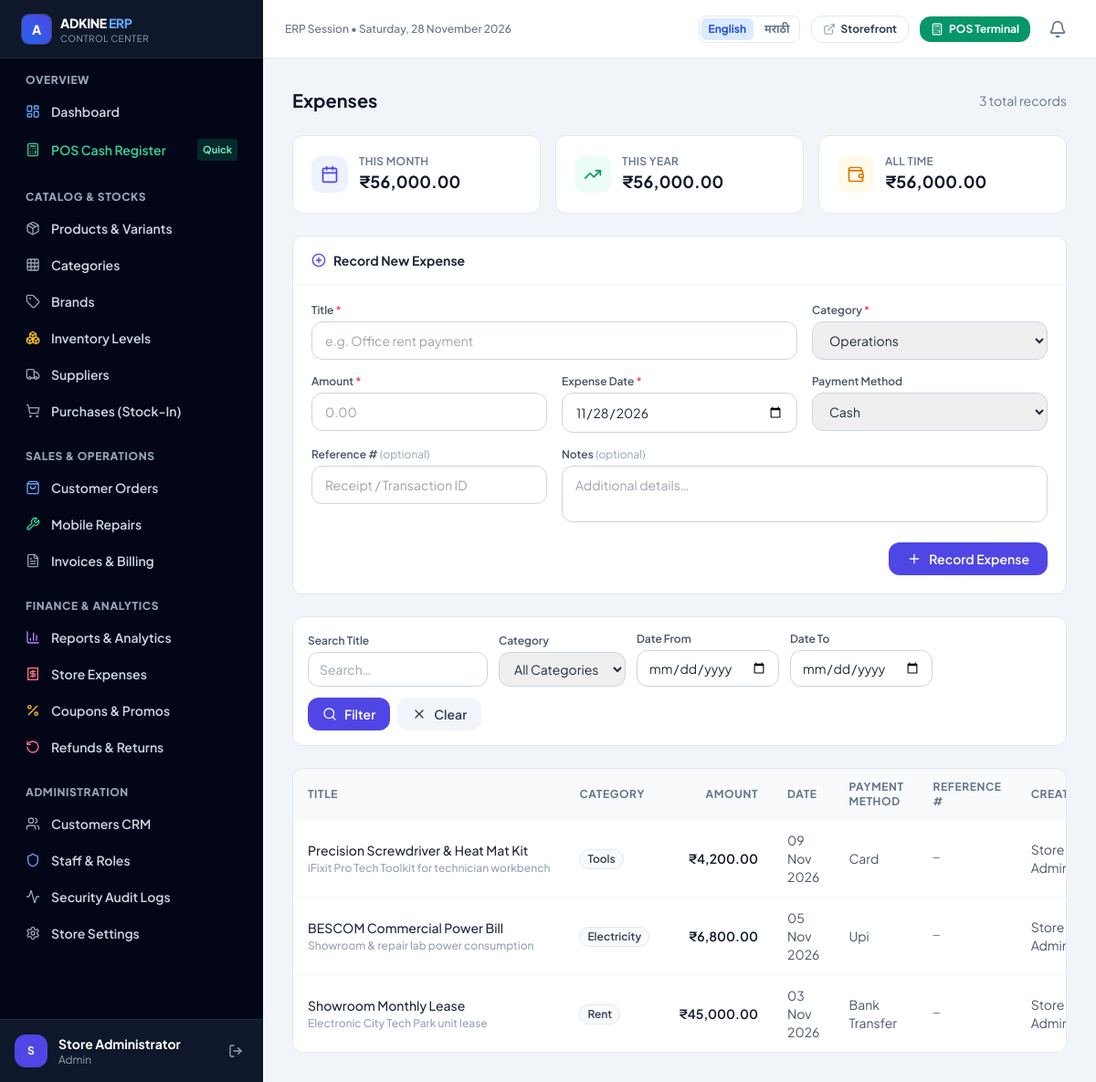
The page /admin/expenses.php (signed in) on the database its author committed.
### tables this page shows
CREATE TABLE `expenses` (
  `id` int(10) UNSIGNED NOT NULL,
  `category` enum('rent','electricity','salaries','marketing','equipment','tools','repair_parts','maintenance','other') NOT NULL,
  `title` varchar(200) NOT NULL,
  `amount` decimal(12,2) NOT NULL,
  `payment_method` enum('cash','bank_transfer','upi','card') NOT NULL DEFAULT 'cash',
  `expense_date` date NOT NULL,
  `notes` text DEFAULT NULL,
  `receipt_image` varchar(255) DEFAULT NULL,
  `created_by` int(10) UNSIGNED DEFAULT NULL,
  `created_at` timestamp NULL DEFAULT current_timestamp()
);

CREATE TABLE `users` (
  `id` int(10) UNSIGNED NOT NULL,
  `role_id` int(10) UNSIGNED NOT NULL,
  `full_name` varchar(150) NOT NULL,
  `email` varchar(191) NOT NULL,
  `phone` varchar(20) DEFAULT NULL,
  `password_hash` varchar(255) NOT NULL,
  `status` enum('active','pending_otp','suspended') DEFAULT 'active',
  `email_verified_at` timestamp NULL DEFAULT NULL,
  `avatar` varchar(255) DEFAULT NULL,
  `created_at` timestamp NULL DEFAULT current_timestamp(),
  `updated_at` timestamp NULL DEFAULT current_timestamp() ON UPDATE current_timestamp()
);

### includes/db.php (called while the page is built, shortened)
<?php
function db(): mysqli
{
    static $conn = null;
    if ($conn === null) {
        $conn = new mysqli(DB_HOST, DB_USER, DB_PASS, DB_NAME, DB_PORT);
        $conn->set_charset(DB_CHARSET);
    }
    return $conn;
}
function _db_execute(string $sql, array $params): mysqli_stmt
{
    $stmt = db()->prepare($sql);
    if (!empty($params)) {
        $stmt->execute(array_values($params));
    } else {
        $stmt->execute();
    }
    return $stmt;
}
function db_fetch_all(string $sql, array $params = []): array
{
    $stmt   = _db_execute($sql, $params);
    $result = $stmt->get_result();
    $rows   = $result->fetch_all(MYSQLI_ASSOC);
    return $rows;
}
function db_fetch_value(string $sql, array $params = []): mixed
{
    $stmt   = _db_execute($sql, $params);
    $result = $stmt->get_result();
    $row    = $result->fetch_array(MYSQLI_NUM);
    return $row[0] ?? null;
}

### admin/expenses.php (the view, shortened to what this page needs)
<?php
require_once __DIR__ . '/../includes/admin-header.php';
$page       = max(1, (int)($_GET['page'] ?? 1));
$per_page   = 20;
$offset     = ($page - 1) * $per_page;
$filter_date_from = trim($_GET['date_from'] ?? '');
$filter_date_to   = trim($_GET['date_to'] ?? '');
$filter_search    = trim($_GET['search'] ?? '');
$where  = [];
$params = [];
$where_sql = $where ? 'WHERE ' . implode(' AND ', $where) : '';
$total_rows  = (int)db_fetch_value("SELECT COUNT(*) FROM expenses $where_sql", $params);
$expenses = db_fetch_all(
    "SELECT e.*, u.full_name AS creator_name
       FROM expenses e
  LEFT JOIN users u ON u.id = e.created_by
     $where_sql
  ORDER BY e.expense_date DESC, e.created_at DESC
     LIMIT $per_page OFFSET $offset",
    $params
);
$month_total = (float)db_fetch_value(
    "SELECT COALESCE(SUM(amount),0) FROM expenses WHERE MONTH(expense_date)=MONTH(NOW()) AND YEAR(expense_date)=YEAR(NOW())"
);
$year_total = (float)db_fetch_value(
    "SELECT COALESCE(SUM(amount),0) FROM expenses WHERE YEAR(expense_date)=YEAR(NOW())"
);
$all_time_total = (float)db_fetch_value("SELECT COALESCE(SUM(amount),0) FROM expenses");
function expense_category_badge(string $cat): string {
    $map = [
        'operations'  => 'border-blue-200 bg-blue-50 text-blue-700',
        'marketing'   => 'border-purple-200 bg-purple-50 text-purple-700',
        'utilities'   => 'border-amber-200 bg-amber-50 text-amber-700',
        'maintenance' => 'border-emerald-200 bg-emerald-50 text-emerald-700',
        'repairs'     => 'border-orange-200 bg-orange-50 text-orange-700',
        'salary'      => 'border-indigo-200 bg-indigo-50 text-indigo-700',
        'other'       => 'border-slate-200 bg-slate-50 text-slate-700',
    ];
    $cls = $map[$cat] ?? $map['other'];
    return '<span class="inline-flex items-center px-2 py-0.5 rounded-full text-xs font-semibold border ' . $cls . '">' . htmlspecialchars(ucfirst($cat), ENT_QUOTES) . '</span>';
}
$categories = ['operations', 'marketing', 'utilities', 'maintenance', 'repairs', 'salary', 'other'];
?>
<div class="space-y-6">
  <div class="flex items-center justify-between">
    <h1 class="text-xl font-bold text-slate-900">Expenses</h1>
    <span class="text-sm text-slate-500"><?= $total_rows ?> total records</span>
  </div>
  <div class="grid grid-cols-1 sm:grid-cols-3 gap-4">
    <div class="bg-white rounded-xl border border-slate-200 shadow-xs p-5">
      <div class="flex items-center gap-3">
        <span class="inline-flex items-center justify-center w-10 h-10 rounded-xl bg-indigo-50">
          <i data-lucide="calendar" class="w-5 h-5 text-indigo-600"></i>
        </span>
        <div>
          <p class="text-xs text-slate-500 font-semibold uppercase tracking-wide">This Month</p>
          <p class="text-lg font-bold text-slate-900"><?= format_currency($month_total) ?></p>
        </div>
      </div>
    </div>
    <div class="bg-white rounded-xl border border-slate-200 shadow-xs p-5">
      <div class="flex items-center gap-3">
        <span class="inline-flex items-center justify-center w-10 h-10 rounded-xl bg-emerald-50">
          <i data-lucide="trending-up" class="w-5 h-5 text-emerald-600"></i>
        </span>
        <div>
          <p class="text-xs text-slate-500 font-semibold uppercase tracking-wide">This Year</p>
          <p class="text-lg font-bold text-slate-900"><?= format_currency($year_total) ?></p>
        </div>
      </div>
    </div>
    <div class="bg-white rounded-xl border border-slate-200 shadow-xs p-5">
      <div class="flex items-center gap-3">
        <span class="inline-flex items-center justify-center w-10 h-10 rounded-xl bg-amber-50">
          <i data-lucide="wallet" class="w-5 h-5 text-amber-600"></i>
        </span>
        <div>
          <p class="text-xs text-slate-500 font-semibold uppercase tracking-wide">All Time</p>
          <p class="text-lg font-bold text-slate-900"><?= format_currency($all_time_total) ?></p>
        </div>
      </div>
    </div>
  </div>
  <div class="bg-white rounded-xl border border-slate-200 shadow-xs overflow-hidden">
    <div class="px-5 py-4 border-b border-slate-100 flex items-center gap-2">
      <i data-lucide="plus-circle" class="w-4 h-4 text-indigo-600"></i>
      <span class="font-bold text-slate-800 text-sm">Record New Expense</span>
    </div>
    <form method="POST" action="<?= url('admin/expenses.php') ?>" class="p-5">
      <div class="grid grid-cols-1 md:grid-cols-2 lg:grid-cols-3 gap-4">
        <div class="lg:col-span-2">
          <label class="block text-xs font-semibold text-slate-600 mb-1">Title <span class="text-rose-500">*</span></label>
          <input type="text" name="title" required placeholder="e.g. Office rent payment"
                 class="w-full rounded-xl border border-slate-300 px-3.5 py-2.5 text-sm focus:border-indigo-600 focus:ring-1 focus:ring-indigo-600 outline-none">
        </div>
        <div>
          <label class="block text-xs font-semibold text-slate-600 mb-1">Category <span class="text-rose-500">*</span></label>
          <select name="category" class="w-full rounded-xl border border-slate-300 px-3.5 py-2.5 text-sm focus:border-indigo-600 focus:ring-1 focus:ring-indigo-600 outline-none">
            <?php foreach ($categories as $cat): ?>
              <option value="<?= $cat ?>"><?= ucfirst($cat) ?></option>
            <?php endforeach; ?>
          </select>
        </div>
        <div>
          <label class="block text-xs font-semibold text-slate-600 mb-1">Amount <span class="text-rose-500">*</span></label>
          <input type="number" name="amount" required min="0.01" step="0.01" placeholder="0.00"
                 class="w-full rounded-xl border border-slate-300 px-3.5 py-2.5 text-sm focus:border-indigo-600 focus:ring-1 focus:ring-indigo-600 outline-none">
        </div>
        <div>
          <label class="block text-xs font-semibold text-slate-600 mb-1">Expense Date <span class="text-rose-500">*</span></label>
          <input type="date" name="expense_date" required value="<?= date('Y-m-d') ?>"
                 class="w-full rounded-xl border border-slate-300 px-3.5 py-2.5 text-sm focus:border-indigo-600 focus:ring-1 focus:ring-indigo-600 outline-none">
        </div>
        <div>
          <label class="block text-xs font-semibold text-slate-600 mb-1">Payment Method</label>
          <select name="payment_method" class="w-full rounded-xl border border-slate-300 px-3.5 py-2.5 text-sm focus:border-indigo-600 focus:ring-1 focus:ring-indigo-600 outline-none">
            <option value="cash">Cash</option>
          </select>
        </div>
        <div>
          <label class="block text-xs font-semibold text-slate-600 mb-1">Reference # <span class="text-slate-400 font-normal">(optional)</span></label>
          <input type="text" name="reference_number" placeholder="Receipt / Transaction ID"
                 class="w-full rounded-xl border border-slate-300 px-3.5 py-2.5 text-sm focus:border-indigo-600 focus:ring-1 focus:ring-indigo-600 outline-none">
        </div>
        <div class="lg:col-span-2">
          <label class="block text-xs font-semibold text-slate-600 mb-1">Notes <span class="text-slate-400 font-normal">(optional)</span></label>
          <textarea name="notes" rows="2" placeholder="Additional details…"
                    class="w-full rounded-xl border border-slate-300 px-3.5 py-2.5 text-sm focus:border-indigo-600 focus:ring-1 focus:ring-indigo-600 outline-none resize-none"></textarea>
        </div>
      </div>
      <div class="mt-4 flex justify-end">
        <button type="submit"
                class="inline-flex items-center gap-2 rounded-xl bg-indigo-600 px-5 py-2 text-sm font-semibold text-white hover:bg-indigo-700 transition">
          <i data-lucide="plus" class="w-4 h-4"></i>
          Record Expense
        </button>
      </div>
    </form>
  </div>
  <form method="GET" action="<?= url('admin/expenses.php') ?>"
        class="bg-white rounded-xl border border-slate-200 shadow-xs p-4 flex flex-wrap gap-3 items-end">
    <div>
      <label class="block text-xs font-semibold text-slate-600 mb-1">Search Title</label>
      <input type="text" name="search" value="<?= e($filter_search) ?>" placeholder="Search…"
             class="rounded-xl border border-slate-300 px-3 py-2 text-sm focus:border-indigo-600 focus:ring-1 focus:ring-indigo-600 outline-none">
    </div>
    <div>
      <label class="block text-xs font-semibold text-slate-600 mb-1">Category</label>
      <select name="category" class="rounded-xl border border-slate-300 px-3 py-2 text-sm focus:border-indigo-600 focus:ring-1 focus:ring-indigo-600 outline-none">
        <option value="">All Categories</option>
      </select>
    </div>
    <div>
      <label class="block text-xs font-semibold text-slate-600 mb-1">Date From</label>
      <input type="date" name="date_from" value="<?= e($filter_date_from) ?>"
             class="rounded-xl border border-slate-300 px-3 py-2 text-sm focus:border-indigo-600 focus:ring-1 focus:ring-indigo-600 outline-none">
    </div>
    <div>
      <label class="block text-xs font-semibold text-slate-600 mb-1">Date To</label>
      <input type="date" name="date_to" value="<?= e($filter_date_to) ?>"
             class="rounded-xl border border-slate-300 px-3 py-2 text-sm focus:border-indigo-600 focus:ring-1 focus:ring-indigo-600 outline-none">
    </div>
    <div class="flex gap-2">
      <button type="submit"
              class="inline-flex items-center gap-2 rounded-xl bg-indigo-600 px-4 py-2 text-sm font-semibold text-white hover:bg-indigo-700 transition">
        <i data-lucide="search" class="w-4 h-4"></i> Filter
      </button>
      <a href="<?= url('admin/expenses.php') ?>"
         class="inline-flex items-center gap-2 rounded-xl bg-slate-100 px-4 py-2 text-sm font-semibold text-slate-700 hover:bg-slate-200 transition">
        <i data-lucide="x" class="w-4 h-4"></i> Clear
      </a>
    </div>
  </form>
  <div class="overflow-x-auto rounded-xl border border-slate-200 bg-white shadow-xs">
    <table class="min-w-full text-sm">
      <thead>
        <tr class="bg-slate-50 text-xs uppercase tracking-wider text-slate-500 font-bold">
          <th class="px-4 py-3 text-left">Title</th>
          <th class="px-4 py-3 text-left">Category</th>
          <th class="px-4 py-3 text-right">Amount</th>
          <th class="px-4 py-3 text-left">Date</th>
          <th class="px-4 py-3 text-left">Payment Method</th>
          <th class="px-4 py-3 text-left">Reference #</th>
          <th class="px-4 py-3 text-left">Created By</th>
        </tr>
      </thead>
      <tbody class="divide-y divide-slate-100">
        <?php if (empty($expenses)): ?>
          <tr>
            <td colspan="8" class="px-4 py-10 text-center text-slate-400 text-sm">No expenses found.</td>
          </tr>
        <?php else: ?>
          <?php foreach ($expenses as $exp): ?>
            <tr class="hover:bg-slate-50 transition-colors">
              <td class="px-4 py-3 font-medium text-slate-800">
                <?= e($exp['title']) ?>
                <?php if ($exp['notes']): ?>
                  <p class="text-xs text-slate-400 mt-0.5 truncate max-w-xs"><?= e($exp['notes']) ?></p>
                <?php endif; ?>
              </td>
              <td class="px-4 py-3"><?= expense_category_badge($exp['category']) ?></td>
              <td class="px-4 py-3 text-right font-semibold text-slate-900"><?= format_currency($exp['amount']) ?></td>
              <td class="px-4 py-3 text-slate-600"><?= e(date('d M Y', strtotime($exp['expense_date']))) ?></td>
              <td class="px-4 py-3 capitalize text-slate-600"><?= e(str_replace('_', ' ', $exp['payment_method'])) ?></td>
              <td class="px-4 py-3 text-slate-500 font-mono text-xs"><?= !empty($exp['reference_number']) ? e($exp['reference_number']) : '—' ?></td>
              <td class="px-4 py-3 text-slate-600"><?= e($exp['creator_name'] ?? '—') ?></td>
            </tr>
          <?php endforeach; ?>
        <?php endif; ?>
      </tbody>
    </table>
  </div>
</div>
<?php require_once __DIR__ . '/../includes/admin-footer.php'; ?>

### includes/admin-header.php (style rules this page uses)
body { font-family: 'Plus Jakarta Sans', 'Noto Sans Devanagari', sans-serif; -webkit-tap-highlight-color: transparent; }
html, body { overflow-x: hidden; }
html { scrollbar-color: #94a3b8 #e2e8f0; scrollbar-width: thin; }

### rows shown on the page
expenses: title "Precision Screwdriver & Heat Mat Kit", notes "iFixit Pro Tech Toolkit for technician workbench", category "Tools", amount "₹4,200.00", expense_date "09 Nov 2026", payment_method "Card", created_by.full_name "Store…"
expenses: title "BESCOM Commercial Power Bill", notes "Showroom & repair lab power consumption", category "Electricity", amount "₹6,800.00", expense_date "05 Nov 2026", payment_method "Upi", created_by.full_name "Store…"
expenses: title "Showroom Monthly Lease", notes "Electronic City Tech Park unit lease", category "Rent", amount "₹45,000.00", expense_date "03 Nov 2026", payment_method "Bank Transfer", created_by.full_name "Store…"

### other values the page prints
substr(auth()['full_name'] ?? 'A', 0, 1) "S"
auth()['full_name'] "Store Administrator"
auth()['role_slug'] "Admin"
$label "English"
$label "मराठी"
$total_rows "3"
format_currency($month_total) "₹56,000.00"
format_currency($year_total) "₹56,000.00"
format_currency($all_time_total) "₹56,000.00"
form field category "Operations"
